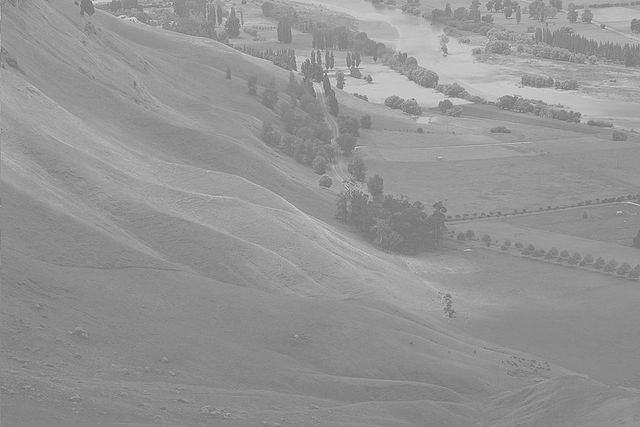
#> input picture dataVisualisation/dataset/640px-Unequalized_Hawkes_Bay_NZ.jpg, 640 x 427 px, found by its file name
$ python 8_equalizingImageHist.py   (older library calls are emulated)
#> lines starting #> are read from the running program, lines starting #| are printed output that depends on the picture
import matplotlib.pyplot as plt
import numpy as np
image = plt.imread('/Users/apple/desktop/dataVisualisation/dataset/640px-Unequalized_Hawkes_Bay_NZ.jpg')
#> image is the input picture: shape (427, 640); min 104, max 230, mean 148
pixels =image.flatten()

# generate cumulative hist
cdf, bins, patches = plt.hist(pixels, bins=256, range=(0,256),  normed=True, cumulative=True)
#> cdf = 256 values from 0 to 1; bins = 257 values from 0 to 256; patches = 256 items
new_pixels = np.interp(pixels, bins[:-1], cdf*255)

# reshape new pixels as 2-D array: new_image
new_image = new_pixels.reshape(image.shape)
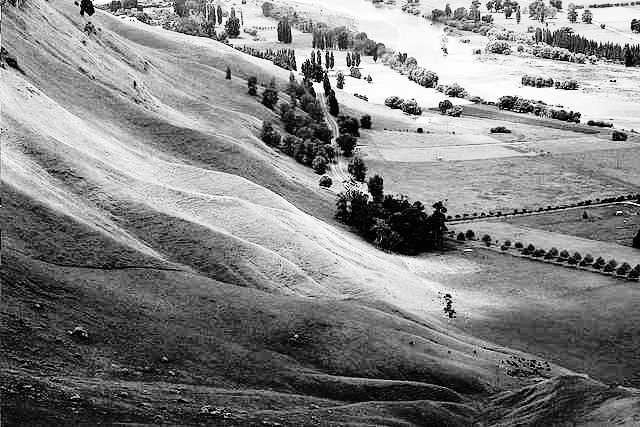
#> new_image: shape (427, 640) float64; min 0.000933, max 255, mean 130.4

# Display the new image with 'gray' color map
plt.subplot(2,1,1)
plt.title('Equalized image')
plt.axis('off')
plt.imshow(new_image, cmap='gray')

# generate a hist of new pixels
plt.subplot(2,1,2)
pdf = plt.hist(new_pixels, bins=64, range=(0,256), normed=False, color='red', alpha=0.4)
plt.grid('off')

plt.twinx()
plt.xlim((0,256))
plt.grid('off')
plt.title('PDF & CDF (equalized image)')

# generate a cumulative hist of new pixels
plt.hist(new_pixels, bins=64, range=(0,256), normed=True, color='blue', alpha=.4, cumulative=True)
plt.show()
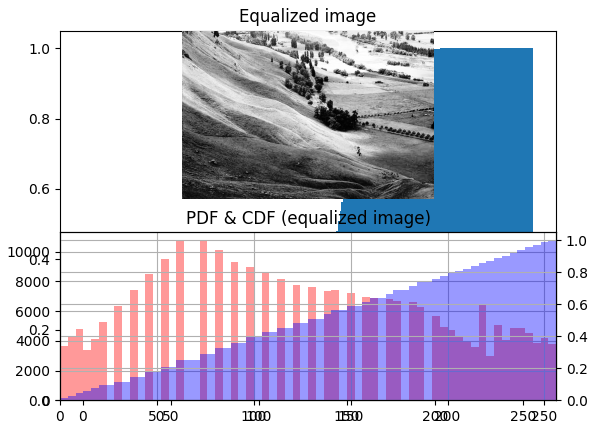
#> figure drawn by matplotlib, 4 panels; panel 3: tallest bar 10779 high, from x = 60 to 64; panel 4: tallest bar 1 high, from x = 252 to 256
